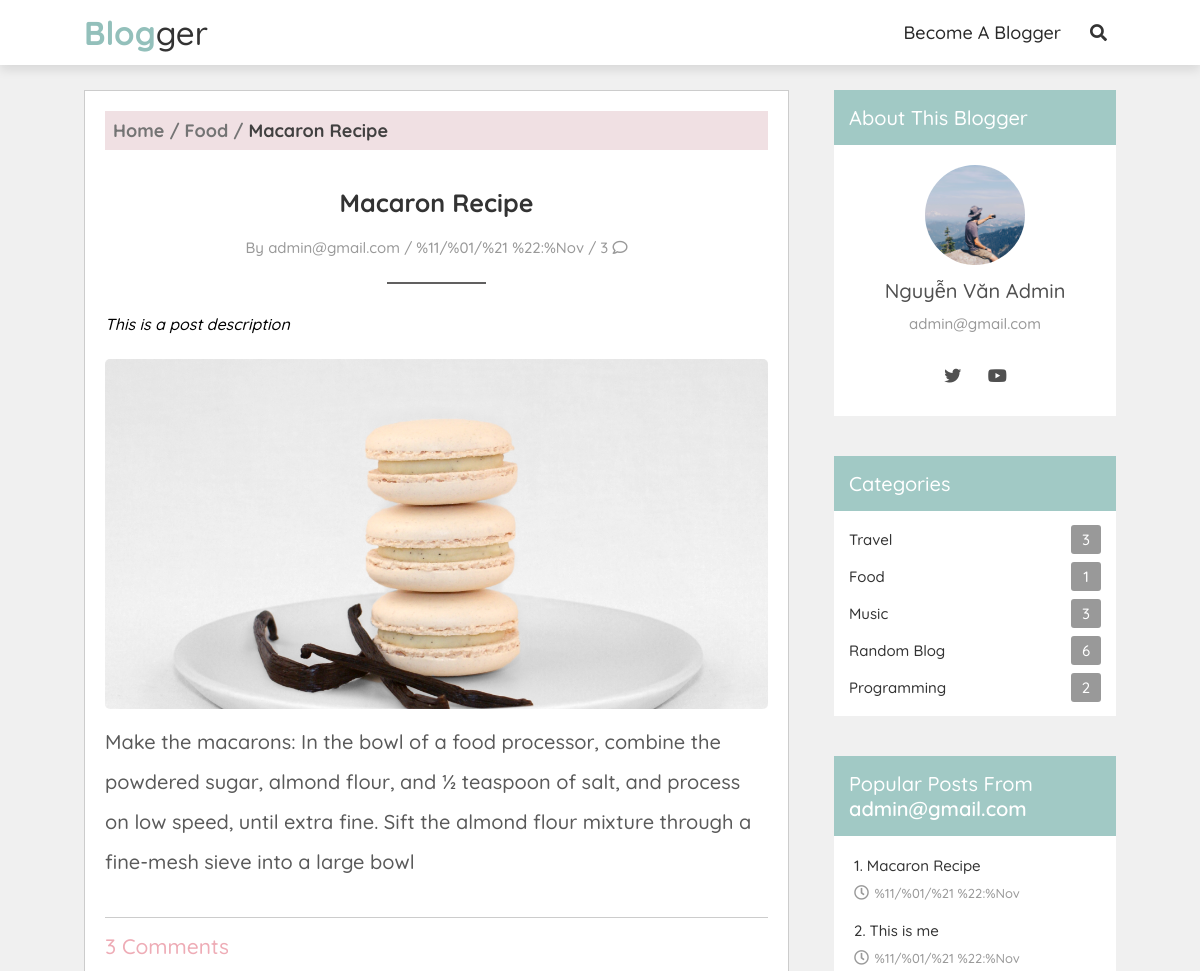
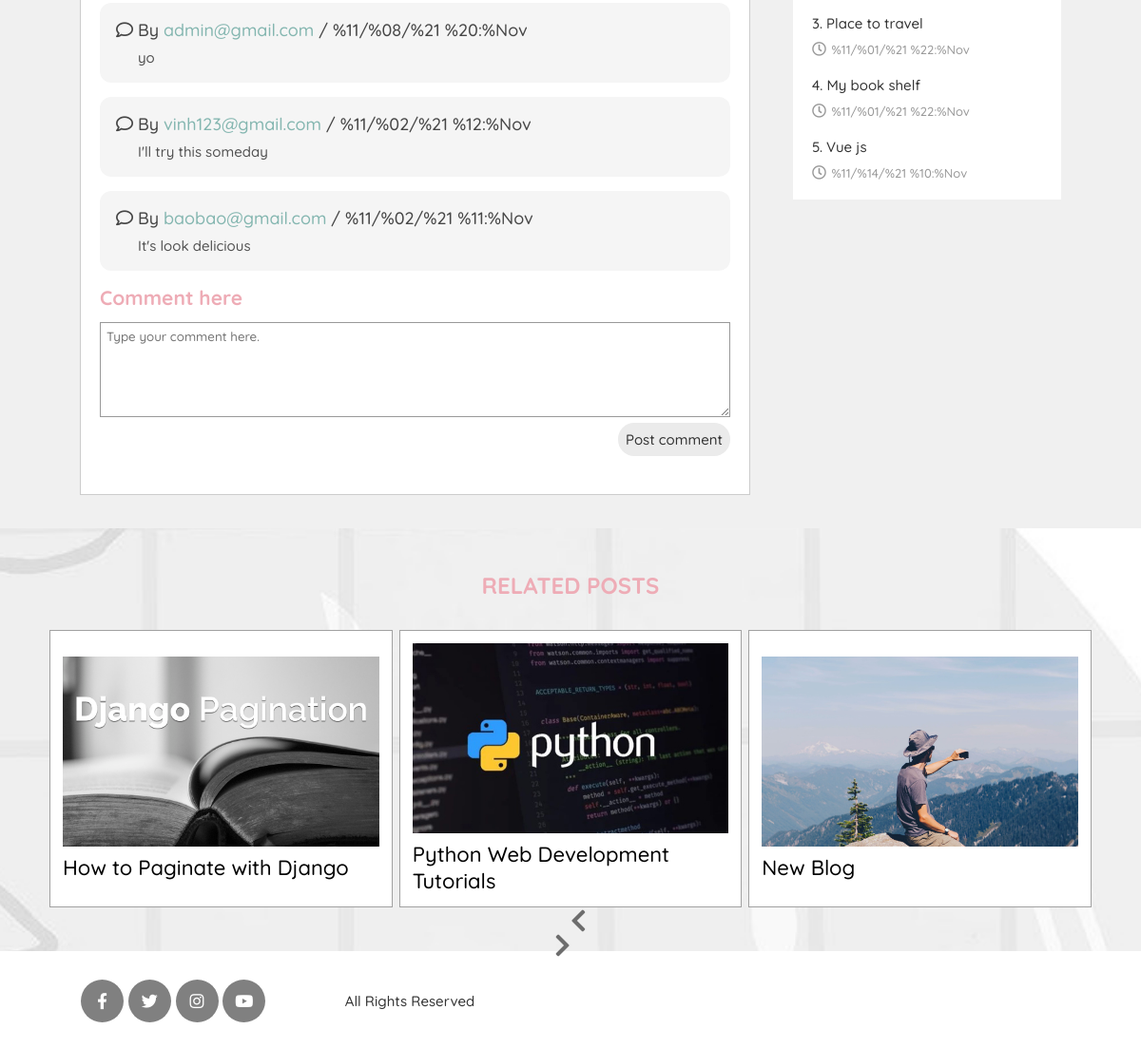
Screenshot of /post/7/ with the database file from the repository (2 pictures, top to bottom).
### blog/models.py (models this page shows, shortened)
class Post(models.Model):
    author = models.ForeignKey(User, on_delete=models.CASCADE)
    title = models.CharField(max_length=100)
    description = models.TextField(default="This is a post description")
    coverImage = models.ImageField(default="posts/blog2.jpg", upload_to="posts/")
    content = models.TextField()
    category = models.ForeignKey(Category, on_delete=models.SET_NULL, null=True)
    dateCreated = models.DateTimeField(auto_now_add=True, null=True, blank=True)
    class Meta:
        ordering = ["-dateCreated"]

class Category(models.Model):
    name = models.CharField(max_length=100)
    def __str__(self):
        return f"{self.name}"

class Comment(models.Model):
    commentor = models.ForeignKey(User, on_delete=models.SET_NULL, null=True)
    post = models.ForeignKey(Post, on_delete=models.CASCADE)
    content = models.TextField()
    dateCreated = models.DateTimeField(auto_now_add=True)
    class Meta:
        ordering = ["-dateCreated"]

### account/models.py (models this page shows, shortened)
class User(AbstractBaseUser):
    email = models.EmailField(max_length=255, unique=True)
    admin = models.BooleanField(default=False)
    staff = models.BooleanField(default=False)
    timestamp = models.DateTimeField(auto_now_add=True)
    USERNAME_FIELD = "email"
    REQUIRED_FIELDS = []
    objects = UserManager()
    def __str__(self):
        return self.email

class Profile(models.Model):
    user = models.OneToOneField(User, on_delete=models.CASCADE)
    name = models.CharField(max_length=100)
    avatar = models.ImageField(default="users/user.png", upload_to="users/")
    facebook = models.URLField(null=True, blank=True)
    twitter = models.URLField(default=None, null=True, blank=True)
    instagram = models.URLField(null=True, blank=True)
    youtube = models.URLField(default=None, null=True, blank=True)

### blog/views.py (the view)
# urls.py: path("post/<str:id>/", views.postDetail, name="postDetail"),
def postDetail(request, id):
    if request.method == "GET" and request.GET.get("search"):
        return home(request)
    try:
        post = Post.objects.get(id=id)
    except Post.DoesNotExist:
        return HttpResponse("This page does not exist")
    blogger = post.author
    categories = Category.objects.all()
    popularPosts = (
        Post.objects.filter(author=post.author)
        .annotate(num_comment=Count("comment"))
        .order_by("-num_comment")[:5]
    )
    relatedPosts = getRelatedPost(post)
    context = {
        "blogger": blogger,
        "post": post,
        "categories": categories,
        "popularPosts": popularPosts,
        "relatedPosts": relatedPosts,
    }
    return render(request, "postDetail.html", context)

### blog/views.py (called while the page is built)
def getRelatedPost(post):
    authorRelatedPosts = Post.objects.filter(author=post.author).exclude(id=post.id)[:3]
    categoryRelatedPosts = Post.objects.filter(category=post.category).exclude(
        Q(id=post.id) | Q(author=post.author)
    )[:3]
    return {
        "author": authorRelatedPosts,
        "category": categoryRelatedPosts,
    }

### blog/templates/postDetail.html (shortened to what this page needs)
{% load static %}
<!DOCTYPE html>
<html lang="en">
    <head>
        <link
            rel="stylesheet"
            href="https://cdnjs.cloudflare.com/ajax/libs/font-awesome/5.15.3/css/all.min.css"
        />
        <link rel="stylesheet" href="{% static './css/post.css' %}" />
        <link rel="stylesheet" href="{% static './css/textEditor.css' %}" />
    </head>
    <body>
        {% include "components/navbar.html" %}
        <section class="container" id="posts">
            <div class="posts-container">
                <div class="post" style="margin-top: 1rem;">
                    <p class="path">
                        <a href="{% url 'home' %}">
                            <span title="home_path">Home /</span>
                        </a>
                        <a href="{% url 'home' %}?category={{ post.category.name }}">
                            <span title="home_path">{{ post.category }} /</span>
                        </a>
                        <span>{{ post.title }}</span>
                    </p>
                    <h3 class="title">{{ post.title }}</h3>
                    <div class="date">
                        <span>By {{ post.author }} /</span>
                        <span>{{ post.dateCreated }} /</span>
                        <span>{{ post.comment_set.all|length }}</span>
                        <i class="far fa-comment"></i>
                    </div>
                    <hr />
                    <div class="description" style="margin-top: 3rem;">
                        {{ post.description }}
                    </div>
                    <a href="#">
                        <img
                            src="{{ post.coverImage.url }}"
                            alt=""
                            class="image"
                            style="height: 35rem;
                            width: 100%;
                            border-radius: 0.5rem;
                            object-fit: cover;"
                        />
                    </a>
                    <div class="text">
                        {% autoescape off %}
                            {{ post.content }}
                        {% endautoescape %}
                    </div>
                    <div class="comments-list" id="comments">
                        <span id="total-comment">
                            {{ post.comment_set.all|length }} Comments
                        </span>
                        {% for comment in post.comment_set.all %}
                        <div class="commented" id="comment-{{ comment.id }}">
                            <i class="far fa-comment"></i>
                            {% if comment.commentor %}
                            <span>
                                By
                                <a
                                    href="{% url 'bloggerHome' comment.commentor.email  %}"
                                >
                                    {{ comment.commentor }}
                                </a>
                                /
                            </span>
                            {% else %}
                            <span> By Guest /</span>
                            {% endif %}
                            <span>{{ comment.dateCreated }}</span>
                            <p id="comment-{{ comment.id }}">
                                {{ comment.content }}
                            </p>
                        </div>
                        {% empty %}
                        <p id="no-comment">No comments yet.</p>
                        {% endfor %}
                    </div>
                    <span class="leave_comment">Comment here</span>
                    <div class="comment-block">
                        <form
                            action=""
                            method="POST"
                            class="comment-form"
                            id="comment-form"
                        >
                            <textarea
                                id="content"
                                name="content"
                                class="comment"
                                placeholder="Type your comment here."
                            ></textarea>
                            <button id="comment_submit" type="submit" class="">
                                Post comment
                            </button>
                        </form>
                    </div>
                </div>
            </div>
            <div class="sidebar">
                {% include "components/user-box.html" %}
                {% include "components/categories.html" %}
                <div class="box">
                    <h3 class="title">popular posts from
                        <span style="text-transform: initial; font-weight: 600;">
                            {{ post.author }}
                        </span>
                    </h3>
                    <div class="p-post">
                        {% for post in popularPosts %}
                        <a href="{% url 'postDetail' post.id %}">
                            <h3>{{ forloop.counter }}. {{ post.title }}</h3>
                            <span>
                                <i class="far fa-clock"></i>
                                {{ post.dateCreated }}
                            </span>
                        </a>
                        {% endfor %}
                    </div>
                </div>
            </div>
        </section>
        <section class="multi-posts" id="multi-posts">
            <h3 class="title">RELATED POSTS</h3>
            <div class="single_post">
                <table cellspacing="7">
                    <tr>
                        {% for post in relatedPosts.author %}
                        <td>
                            <a href="{% url 'postDetail' post.id %}">
                                <img
                                    src="{{ post.coverImage.url }}"
                                />
                            </a>
                            <h3>{{ post.title }}</h3>
                        </td>
                        {% endfor %}
                    </tr>
                </table>
            </div>
            <button id="left" onclick="plusDivs(-1)">
                <i class="fas fa-chevron-left fa-2x"></i>
            </button>
            <button id="right" onclick="plusDivs(1)">
                <i class="fas fa-chevron-right fa-2x"></i>
            </button>
        </section>
        <section class="footer">
            <div class="follow">
                <a href="#" class="fab fa-facebook-f"></a>
                <a href="#" class="fab fa-twitter"></a>
                <a href="#" class="fab fa-instagram"></a>
                <a href="#" class="fab fa-youtube"></a>
            </div>
            <div class="credit">All rights reserved</div>
        </section>
    </body>
</html>

### blog/templates/components/navbar.html (shortened to what this page needs)
{% load static %}
<header class="header">
    <a href="{% url 'home' %}" class="logo"><span>Blog</span>ger</a>
    <nav class="navbar">
        {% if request.user.is_authenticated %}
        <a href="{% url 'home' %}">Community</a>
        <a href="{% url 'bloggerHome' request.user.email %}#posts">my posts</a>
        <a href="{% url 'postCustomize' %}">Customize</a>
        <a href="{% url 'logout' %}">logout</a>
        {% else %}
        <a href="{% url 'login' %}">become a blogger</a>
        {% endif %}
    </nav>
    <div class="icons">
        <i class="fas fa-search" id="search-icon"></i>
    </div>
</header>

### blog/templates/components/user-box.html (shortened to what this page needs)
{% load static %}
<link rel="stylesheet" href="{% static './css/home.css' %}" />
<div class="box"  style="margin-top: 1rem;"">
    {% if request.user == blogger %}
    <h3 class="title">about me</h3>
    {% else %}
    <h3 class="title">about this blogger</h3>
    {% endif %}
    <div class="about">
        <img src="{{ blogger.profile.avatar.url }}" alt="" />
        <h3>{{ blogger.profile.name }}</h3>
        <p>{{ blogger }}</p>
        <div class="follow">
            {% if blogger.profile.twitter %}
            <a href="{{ blogger.profile.twitter }}" target="_blank" class="fab fa-twitter"></a>
            {% endif %}
            {% if blogger.profile.youtube %}
            <a href="{{ blogger.profile.youtube }}" target="_blank" class="fab fa-youtube"></a>
            {% endif %}
        </div>
    </div>
</div>

### blog/templates/components/categories.html
{% load static %}
<link rel="stylesheet" href="{% static './css/home.css' %}" />
<div class="box" style="margin-top: 1rem;">
    <h3 class="title">categories</h3>
    <div class="category">
        {% for category in categories %}
        {% if category.post_set.all|length > 0 %}
            {% if 'blogger' in  request.path %}
            <a href="{% url 'bloggerHome' blogger.email %}?category={{ category.name }}#posts">
                {{ category.name }}
                <span>{{ category.total }}</span>
            </a>
            {% else %}
            <a href="{% url 'home' %}?category={{ category.name }}#posts">
                {{ category.name }}
                <span>{{ category.post_set.all|length }}</span>
            </a>
            {% endif %}
        {% endif %}
        {% endfor %}
    </div>
</div>

### static/css/textEditor.css (style rules this page uses)
.container .posts-container .post .text { line-height: 2 !important; padding: 1rem 0; list-style-position: inside; }
.container .posts-container .post .text p, .container .posts-container .post .text ul { font-size: 2rem !important; }

### static/css/home.css (style rules this page uses)
:root { --black: #333333; --grey: #999999; --light-green: rgb(147, 192, 187); --dark-green: #84b6b0; --light-color: #999999; --border: 0.1rem solid #00000033; --box-shadow: 0 0.5rem 1rem #0000001a; }
* { margin: 0; padding: 0; box-sizing: border-box; outline: none; border: none; text-decoration: none; font-family: "Quicksand", sans-serif; font-weight: 500; }
html { font-size: 62.5%; overflow-x: hidden; scroll-behavior: smooth; scroll-padding-top: 6rem; }
section { padding: 2rem 7%; }
.container { display: grid; grid-template-columns: 2fr 0.8fr; gap: 4.5rem; background: #f0f0f0; }
.container .posts-container .post { width: 100%; padding: 2rem; background: #fff; border: var(--border); margin-bottom: 1.5rem; }
.container .posts-container .post .image { height: 40rem; width: 100%; border-radius: 0.5rem; object-fit: cover; }
.container .posts-container .post .date { padding-top: 2rem; font-size: 1.5rem; color: var(--grey); }
.container .posts-container .post .title { padding-top: 1.5rem; font-size: 2.5rem; color: var(--black); font-weight: bold; }
.container .posts-container .post .text { color: #5a5a5a; font-size: 1.6rem; line-height: 1.7; padding: 1rem 0; }
.container .sidebar .box { overflow: hidden; background: #fff; margin-bottom: 4rem; }
.container .sidebar .box .title { padding: 1.5rem; font-size: 2rem; color: #ffffff; background: #a1c9c5; text-transform: capitalize; }
.container .sidebar .box .about { text-align: center; padding: 1rem 1.5rem; }
.container .sidebar .box .about img { height: 10rem; width: 10rem; border-radius: 50%; object-fit: cover; margin: 1rem 0; }
.container .sidebar .box .about h3 { color: #505050; font-size: 2rem; }
.container .sidebar .box .about p { color: var(--light-color); font-size: 1.5rem; line-height: 1.5; padding: 1rem; }
.container .sidebar .box .about .follow { padding: 1rem 0; }
.container .sidebar .box .about .follow a { height: 4rem; line-height: 4rem; width: 4rem; color: #505050; font-size: 1.7rem; margin: 0 0.1rem; }
.container .sidebar .box .category { padding: 1rem 1.5rem; }
.container .sidebar .box .category a { padding: 0.4rem 0; font-size: 1.5rem; color: var(--black); display: flex; align-items: center; justify-content: space-between; }
.container .sidebar .box .category a span { background: var(--light-color); color: #fff; border-radius: 0.3rem; padding: 0.5rem; width: 30px; text-align: center; }
.container .sidebar .box .p-post { padding: 1rem 2rem; }
.container .sidebar .box .p-post a { padding: 1rem 0; display: block; }
.container .sidebar .box .p-post a h3 { color: var(--black); font-size: 1.5rem; padding-bottom: 1rem; }
.container .sidebar .box .p-post a span { color: var(--light-color); font-size: 1.3rem; }
.container .sidebar .box .p-post a span i { padding-right: 0.2rem; font-size: 1.5rem; }
.footer { display: flex; align-items: center; justify-content: space-between; }
.footer .credit { text-transform: capitalize; font-size: 1.5rem; color: var(--black); padding: 1rem 0; }
.footer .follow { padding: 1rem 0; }
.footer .follow a { height: 4.5rem; line-height: 4.5rem; width: 4.5rem; border-radius: 50%; font-size: 1.7rem; background: grey; color: #fff; margin: 0 0.1rem; text-align: center; }

### blog/templates/components/navbar.html (style rules this page uses)
.header { position: fixed; top: 0; left: 0; right: 0; z-index: 1000; background: #fff; box-shadow: var(--box-shadow); display: flex; align-items: center; padding: 1.2rem 7%; }
.header .logo { color: var(--black); font-size: 3.3rem; margin-right: auto; }
.header .logo span { color: var(--light-green); font-weight: bold; }
.header .navbar a { color: #292929; margin-right: 2rem; font-size: 1.8rem; text-transform: capitalize; }
.header .icons i { height: 3.5rem; line-height: 3.5rem; width: 3.5rem; text-align: center; color: var(--black); font-size: 1.7rem; cursor: pointer; }

### rows the page displays
Post: category "Food", title "Macaron Recipe", author "admin@gmail.com", dateCreated "%11/%01/%21 %22:%Nov", comment_set.all|length "3", description "This is a post description", coverImage (picture), content "Make the macarons: In the bowl of a food processor, combine the powdered sugar, almond flour, and ½ teaspoon of salt, and process on low speed, until extra fine. Sift the almond flour mixture through a fine-mesh sieve into a large bowl"
Comment: commentor "admin@gmail.com", dateCreated "%11/%08/%21 %20:%Nov", content "yo"
Comment: commentor "vinh123@gmail.com", dateCreated "%11/%02/%21 %12:%Nov", content "I'll try this someday"
Comment: commentor "baobao@gmail.com", dateCreated "%11/%02/%21 %11:%Nov", content "It's look delicious"
User: profile.avatar (picture), profile.name "Nguyễn Văn Admin", email "admin@gmail.com"
Category: name "Travel", post_set.all|length "3"
Category: name "Food", post_set.all|length "1"
Category: name "Music", post_set.all|length "3"
Category: name "Random Blog", post_set.all|length "6"
Category: name "Programming", post_set.all|length "2"
Post: title "This is me", dateCreated "%11/%01/%21 %22:%Nov"
Post: title "Place to travel", dateCreated "%11/%01/%21 %22:%Nov"
Post: title "My book shelf", dateCreated "%11/%01/%21 %22:%Nov"
Post: title "Vue js", dateCreated "%11/%14/%21 %10:%Nov"
Post: coverImage (picture), title "How to Paginate with Django"
Post: coverImage (picture), title "Python Web Development Tutorials"
Post: coverImage (picture), title "New Blog"
